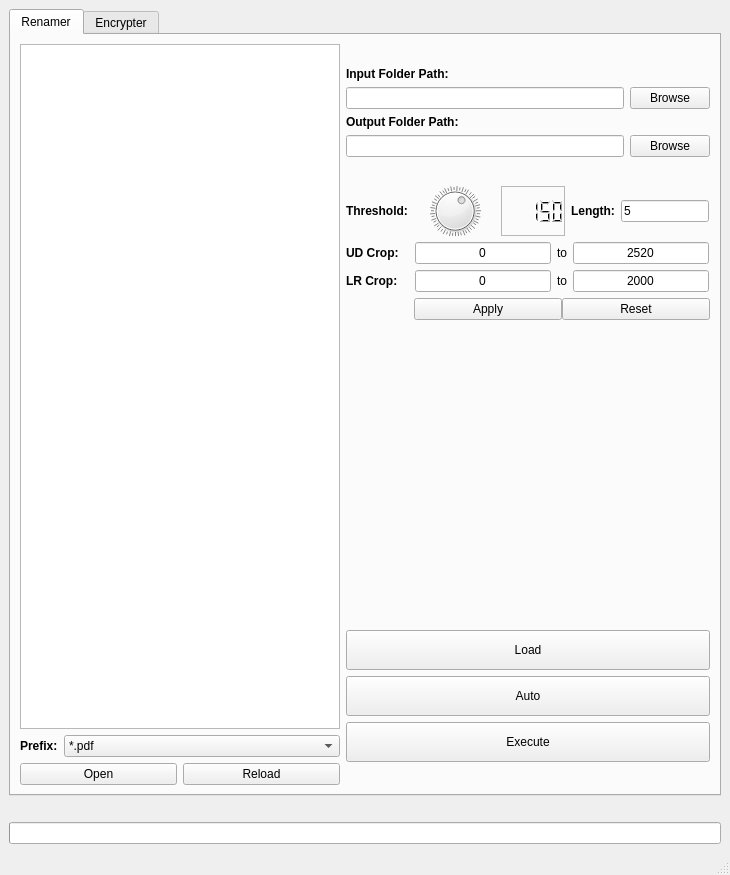
<?xml version="1.0" encoding="UTF-8"?>
<ui version="4.0">
 <class>MainWindow</class>
 <widget class="QMainWindow" name="MainWindow">
  <property name="geometry">
   <rect>
    <x>0</x>
    <y>0</y>
    <width>730</width>
    <height>875</height>
   </rect>
  </property>
  <property name="windowTitle">
   <string>Final Book Toolbox</string>
  </property>
  <widget class="QWidget" name="centralwidget">
   <layout class="QVBoxLayout" name="verticalLayout">
    <item>
     <widget class="QTabWidget" name="tabWidget">
      <property name="currentIndex">
       <number>0</number>
      </property>
      <widget class="QWidget" name="renamerTab">
       <attribute name="title">
        <string>Renamer</string>
       </attribute>
       <layout class="QHBoxLayout" name="horizontalLayout">
        <item>
         <layout class="QGridLayout" name="gridLayout" columnstretch="3,0,0,0">
          <item row="0" column="0">
           <layout class="QGridLayout" name="gridLayout_2">
            <item row="2" column="1" rowspan="2">
             <layout class="QHBoxLayout" name="horizontalLayout_3" stretch="1,10">
              <item>
               <widget class="QLabel" name="label_5">
                <property name="sizePolicy">
                 <sizepolicy hsizetype="Fixed" vsizetype="Fixed">
                  <horstretch>0</horstretch>
                  <verstretch>0</verstretch>
                 </sizepolicy>
                </property>
                <property name="font">
                 <font>
                  <weight>75</weight>
                  <bold>true</bold>
                 </font>
                </property>
                <property name="text">
                 <string>Prefix:</string>
                </property>
               </widget>
              </item>
              <item>
               <widget class="QComboBox" name="renamerPrefixCB">
                <item>
                 <property name="text">
                  <string>*.pdf</string>
                 </property>
                </item>
               </widget>
              </item>
             </layout>
            </item>
            <item row="0" column="1">
             <widget class="QTableWidget" name="renamerTW">
              <property name="sizePolicy">
               <sizepolicy hsizetype="MinimumExpanding" vsizetype="Expanding">
                <horstretch>0</horstretch>
                <verstretch>0</verstretch>
               </sizepolicy>
              </property>
              <property name="minimumSize">
               <size>
                <width>320</width>
                <height>0</height>
               </size>
              </property>
             </widget>
            </item>
            <item row="8" column="1">
             <layout class="QHBoxLayout" name="horizontalLayout_2">
              <item>
               <widget class="QPushButton" name="renamerOpenB">
                <property name="text">
                 <string>Open</string>
                </property>
               </widget>
              </item>
              <item>
               <widget class="QPushButton" name="renamerReloadB">
                <property name="text">
                 <string>Reload</string>
                </property>
               </widget>
              </item>
             </layout>
            </item>
           </layout>
          </item>
          <item row="0" column="3">
           <layout class="QGridLayout" name="gridLayout_3">
            <item row="8" column="1">
             <layout class="QVBoxLayout" name="verticalLayout_2">
              <item>
               <widget class="QPushButton" name="fileLoaderB">
                <property name="minimumSize">
                 <size>
                  <width>0</width>
                  <height>40</height>
                 </size>
                </property>
                <property name="text">
                 <string>Load</string>
                </property>
               </widget>
              </item>
              <item>
               <widget class="QPushButton" name="renamerAutoB">
                <property name="minimumSize">
                 <size>
                  <width>0</width>
                  <height>40</height>
                 </size>
                </property>
                <property name="text">
                 <string>Auto</string>
                </property>
               </widget>
              </item>
              <item>
               <widget class="QPushButton" name="renamerExecuteB">
                <property name="minimumSize">
                 <size>
                  <width>0</width>
                  <height>40</height>
                 </size>
                </property>
                <property name="text">
                 <string>Execute</string>
                </property>
               </widget>
              </item>
             </layout>
            </item>
            <item row="7" column="1">
             <widget class="QLabel" name="imgLabel">
              <property name="sizePolicy">
               <sizepolicy hsizetype="Fixed" vsizetype="Fixed">
                <horstretch>0</horstretch>
                <verstretch>0</verstretch>
               </sizepolicy>
              </property>
              <property name="minimumSize">
               <size>
                <width>200</width>
                <height>252</height>
               </size>
              </property>
              <property name="text">
               <string/>
              </property>
              <property name="scaledContents">
               <bool>false</bool>
              </property>
              <property name="alignment">
               <set>Qt::AlignCenter</set>
              </property>
             </widget>
            </item>
            <item row="5" column="1">
             <layout class="QGridLayout" name="gridLayout_4">
              <item row="2" column="1">
               <layout class="QHBoxLayout" name="horizontalLayout_5">
                <property name="leftMargin">
                 <number>1</number>
                </property>
                <property name="rightMargin">
                 <number>1</number>
                </property>
                <item>
                 <widget class="QLineEdit" name="leftCrop">
                  <property name="text">
                   <string>0</string>
                  </property>
                  <property name="alignment">
                   <set>Qt::AlignCenter</set>
                  </property>
                 </widget>
                </item>
                <item>
                 <widget class="QLabel" name="label_9">
                  <property name="text">
                   <string>to</string>
                  </property>
                 </widget>
                </item>
                <item>
                 <widget class="QLineEdit" name="rightCrop">
                  <property name="text">
                   <string>2000</string>
                  </property>
                  <property name="alignment">
                   <set>Qt::AlignCenter</set>
                  </property>
                 </widget>
                </item>
               </layout>
              </item>
              <item row="0" column="0">
               <widget class="QLabel" name="label">
                <property name="font">
                 <font>
                  <weight>75</weight>
                  <bold>true</bold>
                 </font>
                </property>
                <property name="text">
                 <string>Threshold:</string>
                </property>
               </widget>
              </item>
              <item row="1" column="0">
               <widget class="QLabel" name="label_8">
                <property name="font">
                 <font>
                  <weight>75</weight>
                  <bold>true</bold>
                 </font>
                </property>
                <property name="text">
                 <string>UD Crop:</string>
                </property>
               </widget>
              </item>
              <item row="0" column="1">
               <layout class="QHBoxLayout" name="horizontalLayout_6" stretch="0,0,0,0">
                <property name="leftMargin">
                 <number>1</number>
                </property>
                <property name="rightMargin">
                 <number>1</number>
                </property>
                <item>
                 <widget class="QDial" name="dialThresh">
                  <property name="minimum">
                   <number>1</number>
                  </property>
                  <property name="maximum">
                   <number>255</number>
                  </property>
                  <property name="singleStep">
                   <number>1</number>
                  </property>
                  <property name="sliderPosition">
                   <number>150</number>
                  </property>
                  <property name="tracking">
                   <bool>true</bool>
                  </property>
                  <property name="wrapping">
                   <bool>true</bool>
                  </property>
                  <property name="notchTarget">
                   <double>5.000000000000000</double>
                  </property>
                  <property name="notchesVisible">
                   <bool>true</bool>
                  </property>
                 </widget>
                </item>
                <item>
                 <widget class="QLCDNumber" name="lcdThresh">
                  <property name="contextMenuPolicy">
                   <enum>Qt::DefaultContextMenu</enum>
                  </property>
                  <property name="layoutDirection">
                   <enum>Qt::LeftToRight</enum>
                  </property>
                  <property name="frameShape">
                   <enum>QFrame::StyledPanel</enum>
                  </property>
                  <property name="frameShadow">
                   <enum>QFrame::Sunken</enum>
                  </property>
                  <property name="smallDecimalPoint">
                   <bool>false</bool>
                  </property>
                  <property name="digitCount">
                   <number>5</number>
                  </property>
                  <property name="intValue" stdset="0">
                   <number>150</number>
                  </property>
                 </widget>
                </item>
                <item>
                 <widget class="QLabel" name="label_11">
                  <property name="font">
                   <font>
                    <weight>75</weight>
                    <bold>true</bold>
                   </font>
                  </property>
                  <property name="text">
                   <string>Length:</string>
                  </property>
                 </widget>
                </item>
                <item>
                 <widget class="QLineEdit" name="seqLen">
                  <property name="text">
                   <string>5</string>
                  </property>
                 </widget>
                </item>
               </layout>
              </item>
              <item row="2" column="0">
               <widget class="QLabel" name="label_4">
                <property name="font">
                 <font>
                  <weight>75</weight>
                  <bold>true</bold>
                 </font>
                </property>
                <property name="text">
                 <string>LR Crop:</string>
                </property>
               </widget>
              </item>
              <item row="1" column="1">
               <layout class="QHBoxLayout" name="horizontalLayout_7">
                <property name="leftMargin">
                 <number>1</number>
                </property>
                <property name="rightMargin">
                 <number>1</number>
                </property>
                <item>
                 <widget class="QLineEdit" name="upCrop">
                  <property name="text">
                   <string>0</string>
                  </property>
                  <property name="alignment">
                   <set>Qt::AlignCenter</set>
                  </property>
                 </widget>
                </item>
                <item>
                 <widget class="QLabel" name="label_10">
                  <property name="text">
                   <string>to</string>
                  </property>
                 </widget>
                </item>
                <item>
                 <widget class="QLineEdit" name="downCrop">
                  <property name="text">
                   <string>2520</string>
                  </property>
                  <property name="alignment">
                   <set>Qt::AlignCenter</set>
                  </property>
                 </widget>
                </item>
               </layout>
              </item>
              <item row="3" column="1">
               <layout class="QHBoxLayout" name="horizontalLayout_4">
                <property name="spacing">
                 <number>0</number>
                </property>
                <property name="sizeConstraint">
                 <enum>QLayout::SetDefaultConstraint</enum>
                </property>
                <item>
                 <widget class="QPushButton" name="reconfB">
                  <property name="text">
                   <string>Apply</string>
                  </property>
                 </widget>
                </item>
                <item>
                 <widget class="QPushButton" name="resetB">
                  <property name="text">
                   <string>Reset</string>
                  </property>
                 </widget>
                </item>
               </layout>
              </item>
             </layout>
            </item>
            <item row="0" column="1">
             <layout class="QGridLayout" name="gridLayout_5">
              <item row="1" column="0">
               <widget class="QLabel" name="label_2">
                <property name="sizePolicy">
                 <sizepolicy hsizetype="Preferred" vsizetype="Fixed">
                  <horstretch>0</horstretch>
                  <verstretch>0</verstretch>
                 </sizepolicy>
                </property>
                <property name="font">
                 <font>
                  <weight>75</weight>
                  <bold>true</bold>
                 </font>
                </property>
                <property name="text">
                 <string>Input Folder Path:</string>
                </property>
               </widget>
              </item>
              <item row="4" column="2">
               <widget class="QPushButton" name="renamerOutputB">
                <property name="sizePolicy">
                 <sizepolicy hsizetype="Fixed" vsizetype="Fixed">
                  <horstretch>0</horstretch>
                  <verstretch>0</verstretch>
                 </sizepolicy>
                </property>
                <property name="text">
                 <string>Browse</string>
                </property>
               </widget>
              </item>
              <item row="4" column="0">
               <widget class="QLineEdit" name="renamerOutputLE"/>
              </item>
              <item row="2" column="2">
               <widget class="QPushButton" name="renamerInputB">
                <property name="sizePolicy">
                 <sizepolicy hsizetype="Fixed" vsizetype="Fixed">
                  <horstretch>0</horstretch>
                  <verstretch>0</verstretch>
                 </sizepolicy>
                </property>
                <property name="text">
                 <string>Browse</string>
                </property>
               </widget>
              </item>
              <item row="3" column="0">
               <widget class="QLabel" name="label_3">
                <property name="sizePolicy">
                 <sizepolicy hsizetype="Preferred" vsizetype="Fixed">
                  <horstretch>0</horstretch>
                  <verstretch>0</verstretch>
                 </sizepolicy>
                </property>
                <property name="font">
                 <font>
                  <weight>75</weight>
                  <bold>true</bold>
                 </font>
                </property>
                <property name="text">
                 <string>Output Folder Path:</string>
                </property>
               </widget>
              </item>
              <item row="2" column="0">
               <widget class="QLineEdit" name="renamerInputLE"/>
              </item>
             </layout>
            </item>
           </layout>
          </item>
          <item row="0" column="2">
           <spacer name="horizontalSpacer_3">
            <property name="orientation">
             <enum>Qt::Horizontal</enum>
            </property>
            <property name="sizeType">
             <enum>QSizePolicy::Ignored</enum>
            </property>
            <property name="sizeHint" stdset="0">
             <size>
              <width>0</width>
              <height>0</height>
             </size>
            </property>
           </spacer>
          </item>
         </layout>
        </item>
       </layout>
      </widget>
      <widget class="QWidget" name="packagerTab">
       <attribute name="title">
        <string>Encrypter</string>
       </attribute>
       <layout class="QGridLayout" name="gridLayout_10">
        <item row="0" column="0">
         <layout class="QGridLayout" name="gridLayout_9">
          <item row="7" column="0">
           <widget class="QPushButton" name="encrypterExecuteB">
            <property name="minimumSize">
             <size>
              <width>0</width>
              <height>40</height>
             </size>
            </property>
            <property name="text">
             <string>Execute</string>
            </property>
           </widget>
          </item>
          <item row="6" column="0">
           <widget class="QTreeWidget" name="encrypterTV">
            <property name="columnCount">
             <number>0</number>
            </property>
           </widget>
          </item>
          <item row="5" column="0">
           <layout class="QGridLayout" name="gridLayout_12">
            <item row="3" column="0">
             <widget class="QLineEdit" name="encrypterOutputLE">
              <property name="sizePolicy">
               <sizepolicy hsizetype="Minimum" vsizetype="Fixed">
                <horstretch>0</horstretch>
                <verstretch>0</verstretch>
               </sizepolicy>
              </property>
             </widget>
            </item>
            <item row="0" column="0">
             <widget class="QLabel" name="label_6">
              <property name="sizePolicy">
               <sizepolicy hsizetype="Minimum" vsizetype="Fixed">
                <horstretch>0</horstretch>
                <verstretch>0</verstretch>
               </sizepolicy>
              </property>
              <property name="font">
               <font>
                <weight>75</weight>
                <bold>true</bold>
               </font>
              </property>
              <property name="text">
               <string>Resources Folder Path:</string>
              </property>
             </widget>
            </item>
            <item row="1" column="0">
             <widget class="QLineEdit" name="encrypterInputLE">
              <property name="sizePolicy">
               <sizepolicy hsizetype="Minimum" vsizetype="Fixed">
                <horstretch>0</horstretch>
                <verstretch>0</verstretch>
               </sizepolicy>
              </property>
              <property name="text">
               <string/>
              </property>
             </widget>
            </item>
            <item row="1" column="1">
             <widget class="QPushButton" name="encrypterInputB">
              <property name="sizePolicy">
               <sizepolicy hsizetype="Fixed" vsizetype="Fixed">
                <horstretch>0</horstretch>
                <verstretch>0</verstretch>
               </sizepolicy>
              </property>
              <property name="text">
               <string>Browse</string>
              </property>
             </widget>
            </item>
            <item row="3" column="1">
             <widget class="QPushButton" name="encrypterOutputB">
              <property name="sizePolicy">
               <sizepolicy hsizetype="Fixed" vsizetype="Fixed">
                <horstretch>0</horstretch>
                <verstretch>0</verstretch>
               </sizepolicy>
              </property>
              <property name="text">
               <string>Browse</string>
              </property>
             </widget>
            </item>
            <item row="2" column="0">
             <widget class="QLabel" name="label_7">
              <property name="sizePolicy">
               <sizepolicy hsizetype="Minimum" vsizetype="Fixed">
                <horstretch>0</horstretch>
                <verstretch>0</verstretch>
               </sizepolicy>
              </property>
              <property name="font">
               <font>
                <weight>75</weight>
                <bold>true</bold>
               </font>
              </property>
              <property name="text">
               <string>Output Package Path:</string>
              </property>
             </widget>
            </item>
           </layout>
          </item>
         </layout>
        </item>
       </layout>
      </widget>
     </widget>
    </item>
    <item>
     <widget class="QLabel" name="progressLabel">
      <property name="text">
       <string/>
      </property>
     </widget>
    </item>
    <item>
     <widget class="QProgressBar" name="progressBar">
      <property name="value">
       <number>0</number>
      </property>
      <property name="textVisible">
       <bool>false</bool>
      </property>
     </widget>
    </item>
   </layout>
  </widget>
  <widget class="QStatusBar" name="statusbar"/>
 </widget>
 <resources/>
 <connections/>
</ui>
